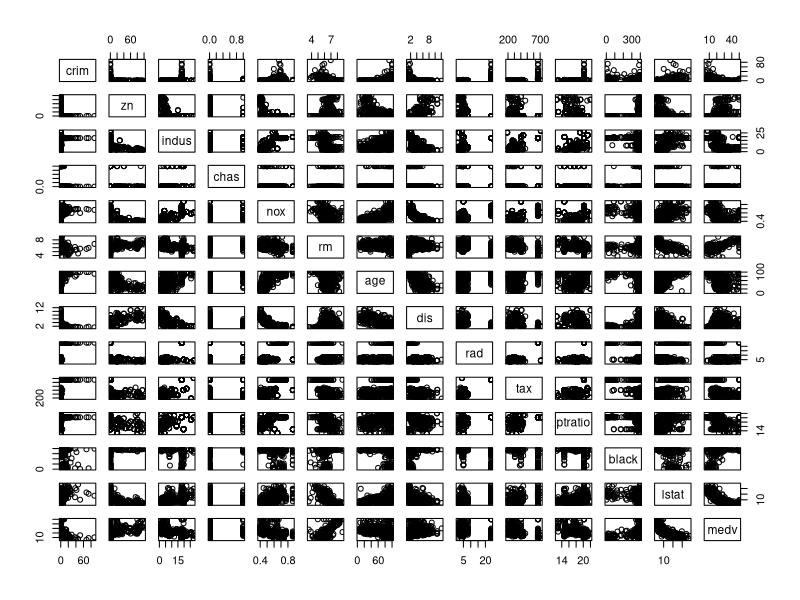
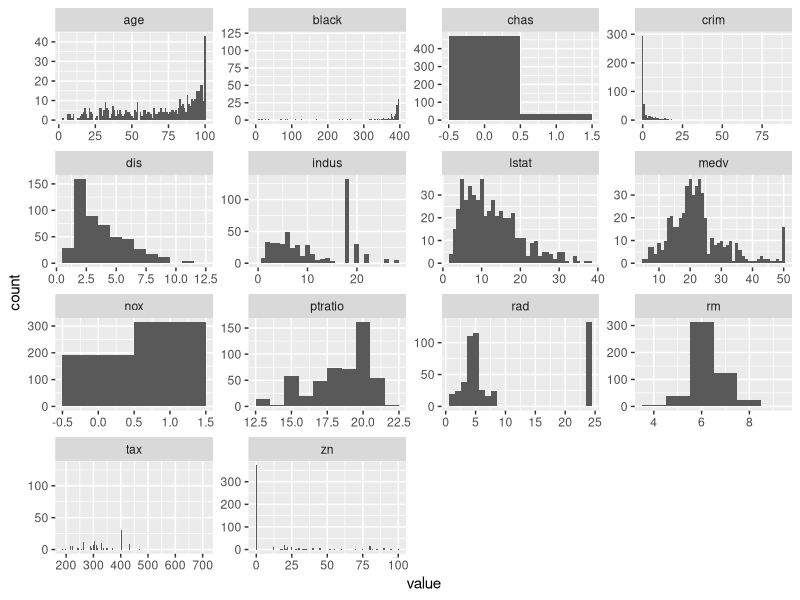
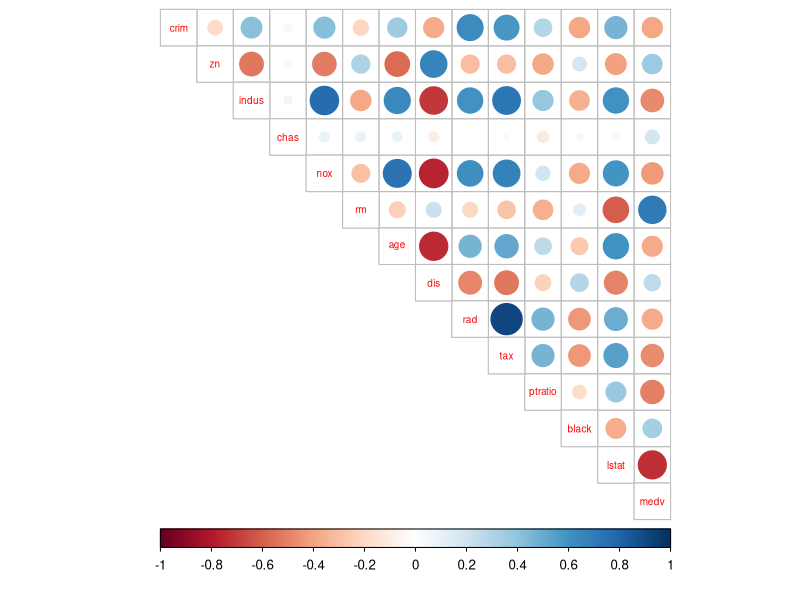
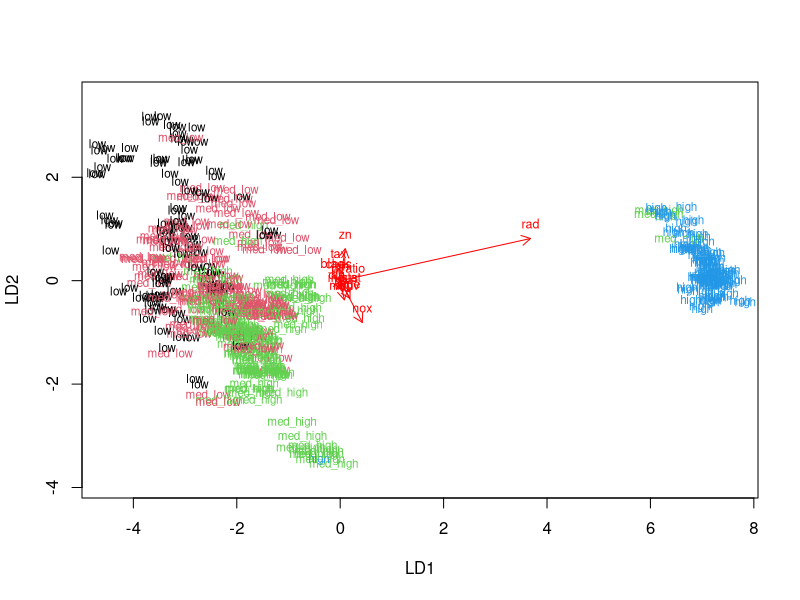
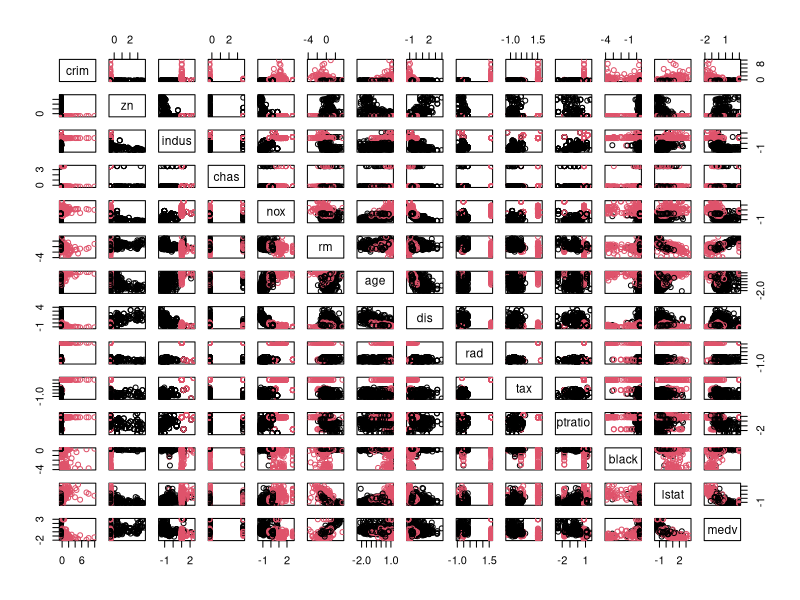
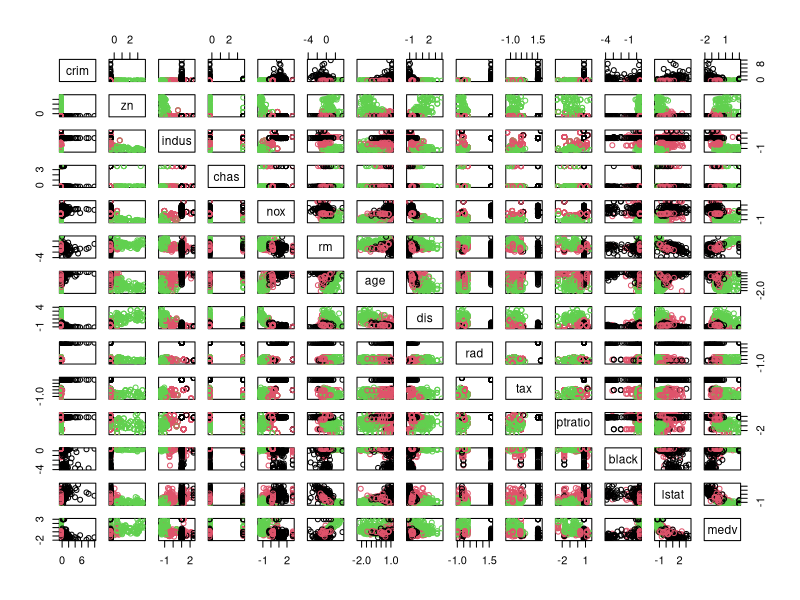
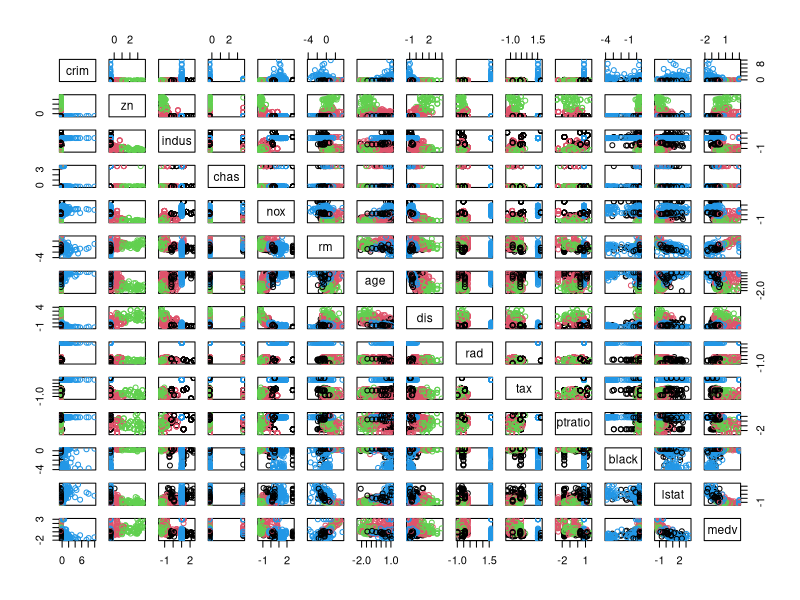
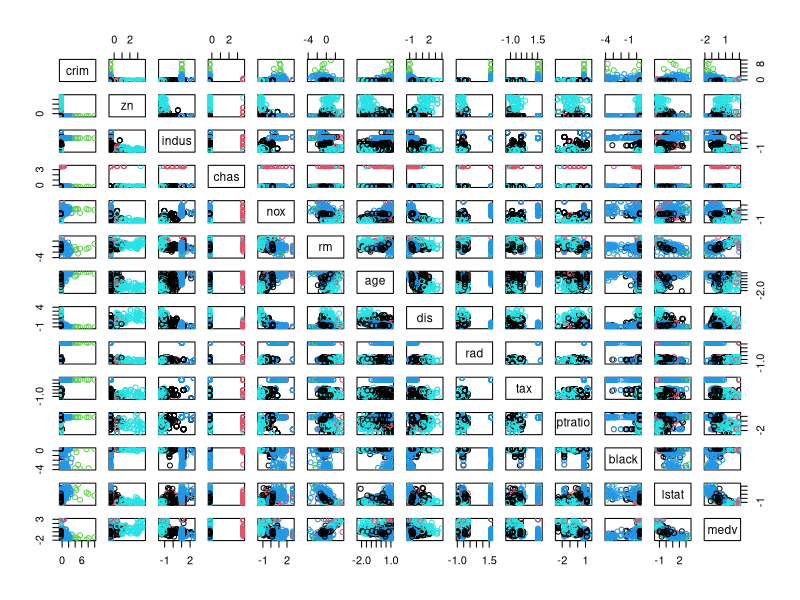

Reproduce these figures in R, in order.
## ---- chunk 1
# access all packages needed in this chunk
library(MASS)
library(dplyr)
library(tidyverse)

# load the data
data("Boston")

# explore the dataset
str(Boston)
dim(Boston)
## ---- chunk 2
# access all packages needed in this chunk
library(dplyr)
library(tidyverse)

# show summaries of variables
summary(Boston)
# plot matrix of the variables
pairs(Boston)
# histograms
Boston %>% 
     gather() %>% 
     ggplot(aes(x=value)) + geom_histogram(binwidth = 1) + facet_wrap('key', scales='free')

## ---- chunk 3
# access all packages needed in this chunk
library(corrplot)
library(dplyr)

# calculate the correlation matrix and round it
cor_matrix <- cor(Boston) %>%
  round(digits = 2)
# visualise the correlation matrix
corrplot(cor_matrix, method="circle", type = "upper", cl.pos = "b", tl.pos = "d", tl.cex = 0.6)

## ---- chunk 4
# center and standardize variables
boston_scaled <- Boston %>%
  scale()
# change the object to data frame
boston_scaled <- as.data.frame(boston_scaled)
# change crim to numeric
boston_scaled$crim <- as.numeric(boston_scaled$crim)
# summaries of the scaled variables
summary(boston_scaled)
sd(boston_scaled$zn)
sd(boston_scaled$age)

# create a quantile vector of crim 
bins <- quantile(boston_scaled$crim)
# create a categorical variable 'crime'
labels <- c("low", "med_low", "med_high", "high")
crime <- cut(boston_scaled$crim, breaks = bins, include.lowest = TRUE, labels = labels)
# look at the table of the new factor crime
table(crime)
# remove original crim from the dataset
boston_scaled <- dplyr::select(boston_scaled, -crim)
# add the new categorical value to scaled data
boston_scaled <- data.frame(boston_scaled, crime)

# divide data set in test and train
# number of rows in the Boston dataset 
n <- nrow(boston_scaled)
# choose randomly 80% of the rows
ind <- sample(n,  size = n * 0.8)
# create train set
train <- boston_scaled[ind,]
# create test set 
test <- boston_scaled[-ind,]

## ---- chunk 5
# crime = target variable, . = all other (explanatory) variables
lda.fit <- lda(crime ~ ., data = train)
# print the lda.fit object
lda.fit
# load function for lda biplot arrows
lda.arrows <- function(x, myscale = 1, arrow_heads = 0.1, color = "red", tex = 0.75, choices = c(1,2)){
  heads <- coef(x)
  graphics::arrows(x0 = 0, y0 = 0, 
         x1 = myscale * heads[,choices[1]], 
         y1 = myscale * heads[,choices[2]], col=color, length = arrow_heads)
  text(myscale * heads[,choices], labels = row.names(heads), 
       cex = tex, col=color, pos=3)
}
# target classes as numeric
classes <- as.numeric(train$crime)
# plot the lda results (select both lines and execute them at the same time!)
plot(lda.fit, dimen = 2, col = classes, pch = classes)
lda.arrows(lda.fit, myscale = 1)
## ---- chunk 6
# save the correct classes from test data
correct_classes <- test$crime
# remove the crime variable from test data
test <- dplyr::select(test, -crime)
# predict classes with test data
lda.pred <- predict(lda.fit, newdata = test)
# cross tabulate the results
conf <- table(correct = correct_classes, predicted = lda.pred$class)
conf
# calculate precision
diag(conf) / rowSums(conf)

## ---- chunk 7
# reload Boston data set
library(MASS)
data("Boston")
# standardise data set
boston_scaled <- as.data.frame(scale(Boston))
boston_scaled$crim <- as.numeric(boston_scaled$crim)

# euclidean distance matrix
dist_eu <- dist(boston_scaled)
# look at the summary of the distances
summary(dist_eu)

# k-means clustering with 2 clusters
km <- kmeans(boston_scaled, centers = 2)
pairs(boston_scaled, col = km$cluster)
# k-means clustering with 3 clusters
km <- kmeans(boston_scaled, centers = 3)
pairs(boston_scaled, col = km$cluster)
# k-means clustering with 4 clusters
km <- kmeans(boston_scaled, centers = 4)
pairs(boston_scaled, col = km$cluster)
# k-means clustering with 5 clusters
km <- kmeans(boston_scaled, centers = 5)
pairs(boston_scaled, col = km$cluster)

## ---- chunk 8
# Work with the exercise in this chunk, step-by-step. Fix the R code!
# MASS, ggplot2 and Boston dataset are available
set.seed(123)

# determine the number of clusters
k_max <- 10

# calculate the total within sum of squares
twcss <- sapply(1:k_max, function(k){kmeans(boston_scaled, k)$tot.withinss})

# visualize the results
qplot(x = 1:k_max, y = twcss, geom = 'line')

